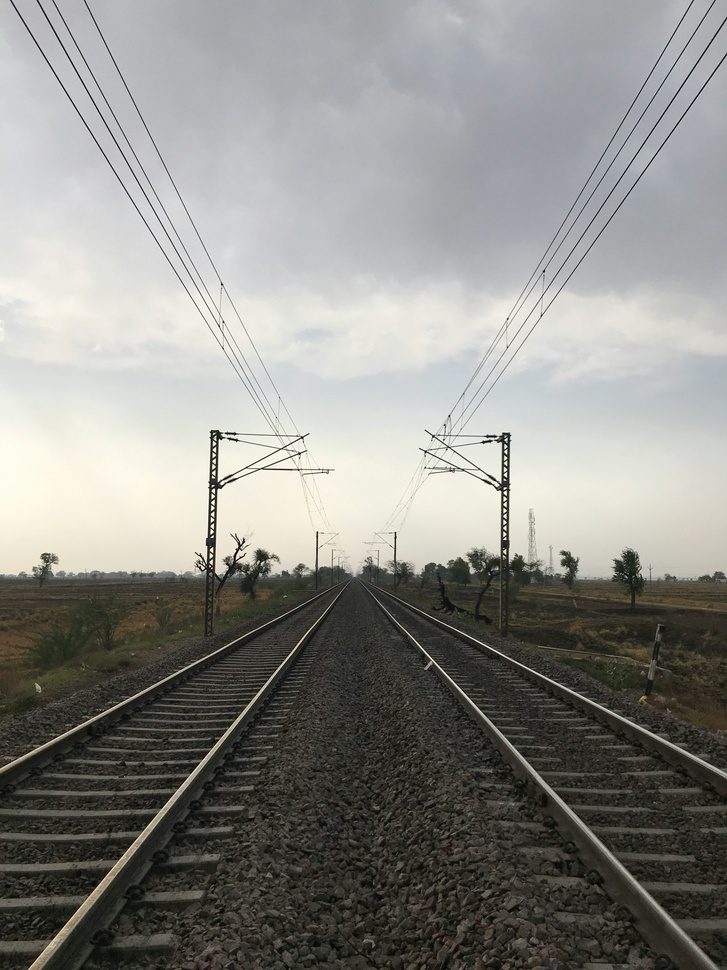
#> input picture relhd.jpg, 727 x 970 px, shrunk from 3024 x 4032 before the run, found by its file name
$ python canny_edge.py
#> lines starting #> are read from the running program, lines starting #| are printed output that depends on the picture
import cv2
import numpy as np

def canny_edge_detection(image_path):

    """Mendeteksi tepi menggunakan metode Canny Edge Detection"""
    img = cv2.imread(image_path, cv2.IMREAD_GRAYSCALE)
#> img: shape (970, 727); min 0, max 255, mean 139.2
    img_blur = cv2.GaussianBlur(img, (5, 5), 0)
    edges = cv2.Canny(img_blur, 50, 150)
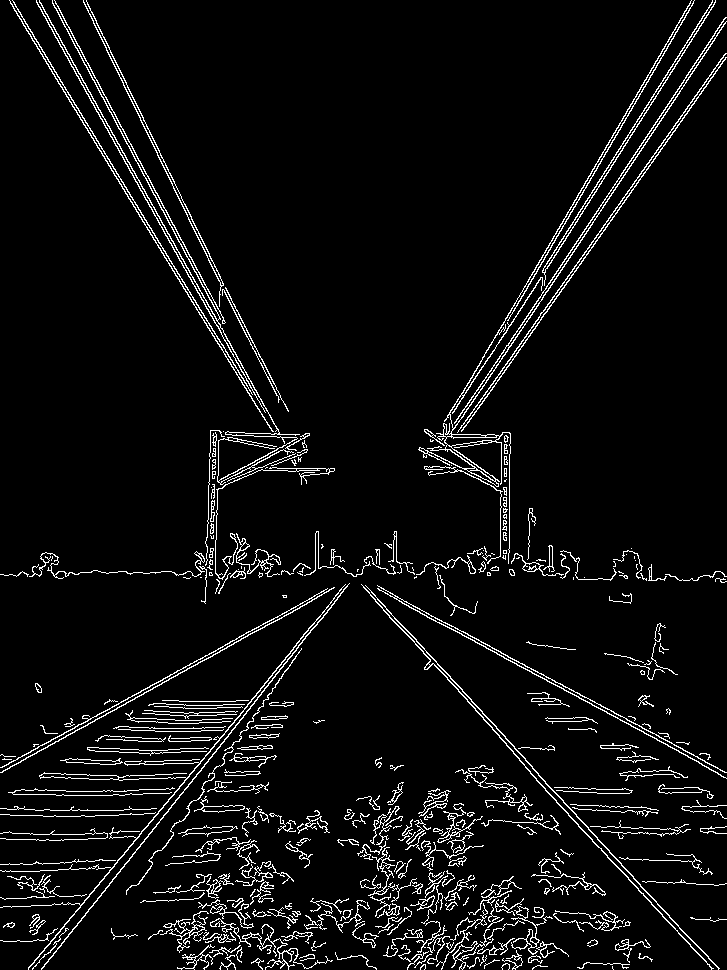
#> edges: shape (970, 727); 5.5% white in thin lines or dots

    cv2.imshow("Canny Edge Detection", edges)
    cv2.waitKey(0)
    cv2.destroyAllWindows()
    cv2.imwrite("canny_result.jpg", edges)

    return "canny_result.jpg"

# Contoh penggunaan
canny_edge_detection("C:\Rafli\Semester 6\Prak.Kontrol Cerdas\week6\intelligent-control-week6\\relhd.jpg")

$ run again, with Dataset 1.png saved as relhd.jpg
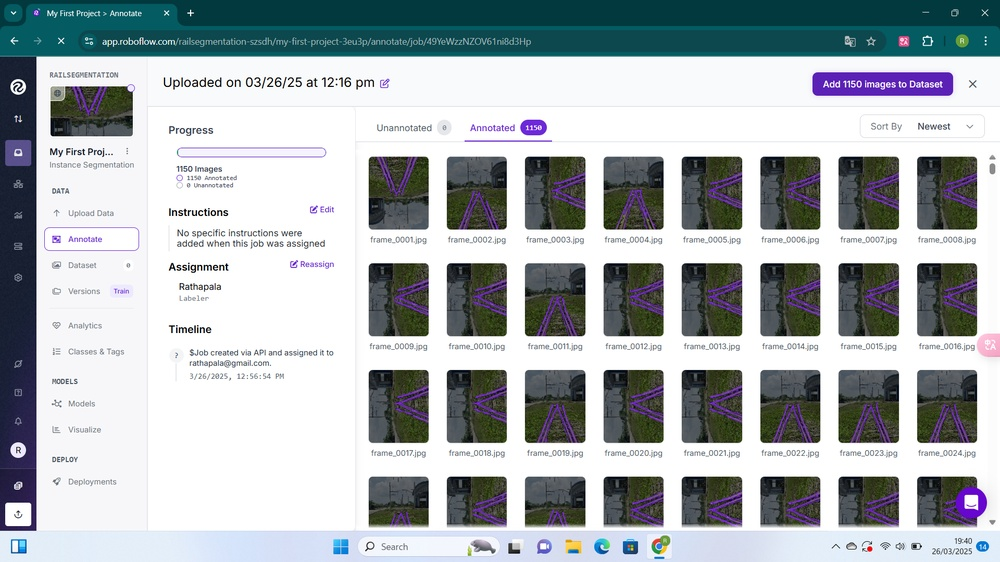
#> input picture Dataset 1.png, 1000 x 562 px, shrunk from 1920 x 1080 before the run, found by its file name
#> in canny_edge_detection, `img = cv2.imread(image_path, cv2.IMREAD_GRAYSCALE)`:
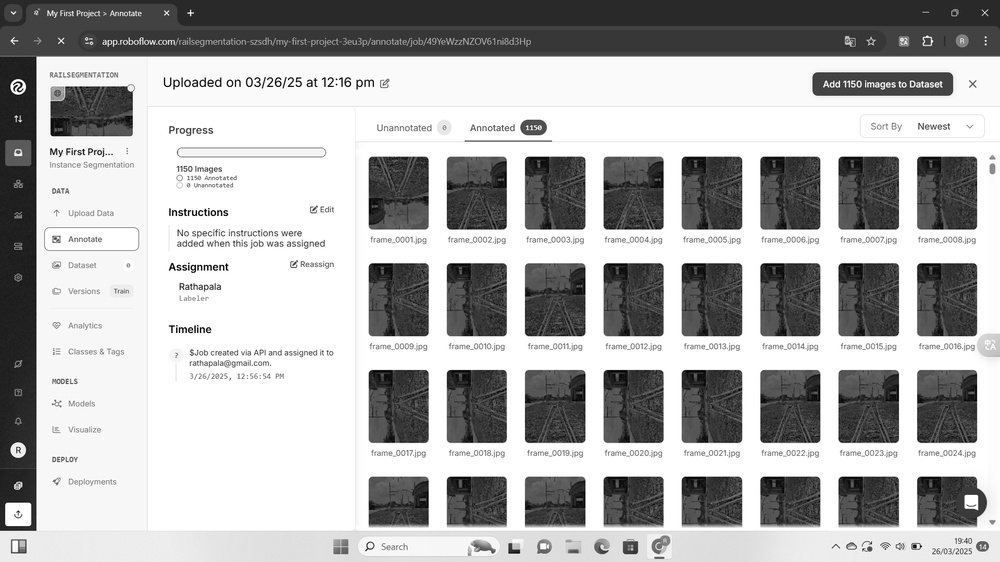
#> img: shape (562, 1000); min 0, max 255, mean 175.9
#> in canny_edge_detection, `edges = cv2.Canny(img_blur, 50, 150)`:
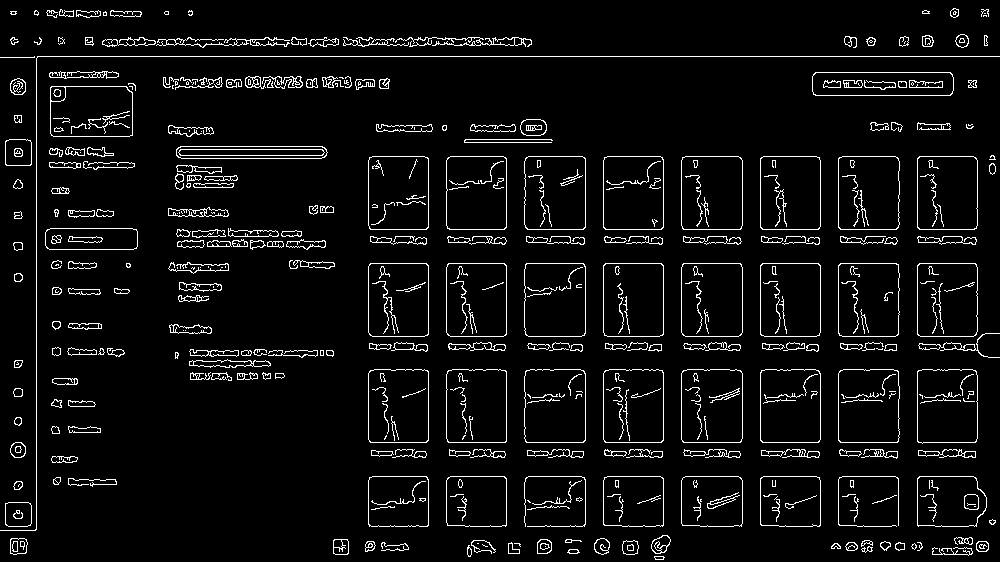
#> edges: shape (562, 1000); 5.6% white in thin lines or dots
